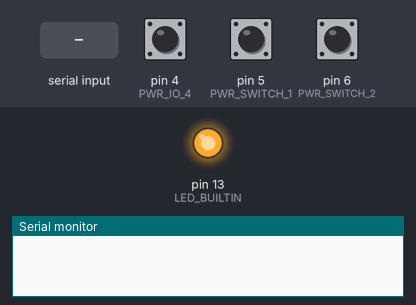
The sketch below on a simulated Arduino Uno, built with avr-gcc and run on an emulated ATmega328P. Parts: output pins drawn as LEDs (lit = HIGH), the last lines printed to the serial monitor. The test bench sets the inputs (shaded band); at power-on: pin 4 (PWR_IO_4) HIGH, pin 5 (PWR_SWITCH_1) HIGH, pin 6 (PWR_SWITCH_2) HIGH.

Above: at 0.1 s.
At 1.7 s:
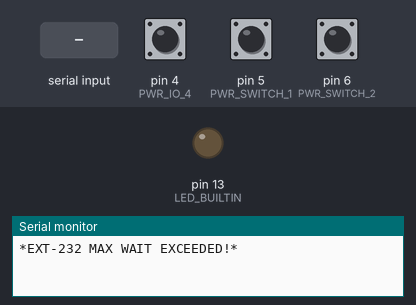
1.8 s: "<90,45,200>" received over Serial
3.3 s: "<90,45>" received over Serial
At 4.3 s:
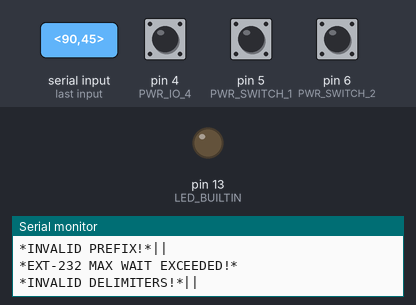
Timing chart, 0 to 6.3 s (numbered marks = the images above; inputs shaded):
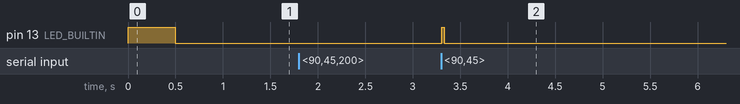

Measured:
- after the input at 3.3 s, pin 13 (LED_BUILTIN): LOW → HIGH at once, → LOW 0.02 s later

The sketch:

BedroomHub.ino
```cpp
/*
 * -----------------
 * v1 - 03/24/2026
 * v2 - 06/20/2026
 * v3 - 07/26/2026 - dual external serial ports (ExtSerial1 / ExtSerial2)
 * Bedroom Hub #1
 * -----------------
 */

// shared libraries
#include <SoftwareSerial.h>

// local libraries
#include "NeoTimer.h"
#include "DHT_NonBlocking.h"

// general constants
const uint8_t buttonDebounce = 75; // in ms
const uint32_t buttonHoldTime = 1500; // in ms
const char nullTrm = '\0';

// power control I/O
#define PWR_IO_3   7 // YELLOW TIP (RING 5v)
#define PWR_IO_4   4 // WHITE TIP (RING 5v)

// toggle switch inputs
#define PWR_SWITCH_2 6 // BLUE TIP
#define PWR_SWITCH_1 5 // BLUE RING

// analog inputs
#define ADC_IN_1  A0 // RED TIP
#define ADC_IN_2  A1 // RED RING

// DHT humidity-temperature sensor
#define DHT_SENSOR_TYPE DHT_TYPE_22
static const int PWR_IO_2 = 8; // GREEN TIP (RING 5v)
const unsigned long DHT_SAMPLE_DELAY = 30000ul; // 30-seconds
DHT_nonblocking DHT_SENSOR(PWR_IO_2, DHT_SENSOR_TYPE);

// state tracking
bool powerButton_1Last = 0;
bool powerButton_1State = 0;
uint32_t powerButton_1Millis;
bool powerButton_2Last = 0;
bool powerButton_2State = 0;
uint32_t powerButton_2Millis;
bool powerButton_3Last = 1;
bool powerButton_3State = 1;
uint32_t powerButton_3Millis;
float dhtHumidity = 0.0;
float dhtTemp = 0.0;
bool dhtDataValid = false;

// serial resources
#define serialBaudRate 9600
#define EXT1_TX_PIN 11 // 232-TX TIP  (external port #1)
#define EXT1_RX_PIN 10 // 232-RX RING (external port #1)
#define EXT2_TX_PIN 2  // 232-TX      (external port #2)
#define EXT2_RX_PIN 9  // 232-RX      (external port #2)
SoftwareSerial ExtSerial1(EXT1_RX_PIN, EXT1_TX_PIN);
SoftwareSerial ExtSerial2(EXT2_RX_PIN, EXT2_TX_PIN);
// NOTE: SoftwareSerial can only RECEIVE on one port at a time. The pointer
// below tracks which external port is currently selected; routeMessage()
// calls listen() on the target port before transmitting so the response
// is always captured on the correct port.
SoftwareSerial* activeExtSerial = &ExtSerial1;
// register ranges used to select the external serial port
const uint8_t extSerial1RegMin = 2;  // registers 2-10  -> ExtSerial1
const uint8_t extSerial1RegMax = 10;
const uint8_t extSerial2RegMin = 11; // registers 11-20 -> ExtSerial2
const uint8_t extSerial2RegMax = 20;
const uint8_t maxMessage = 32;
const uint8_t cmdRegLen = 2; // register length (99***)
const uint8_t cmdDatLen = 3; // data length (**999)
const char serialDataStart = '<';
const char serialDataEnd = '>';
const char respDelimiter = '|';
char serialMessageOut[maxMessage + 1];
char serialMessageIn[maxMessage + 1];
uint16_t serialCurPos = 0;
bool serialFwrdMode = 0;
bool serialReading = 0;
bool serialMsgEnd = 0;
const uint16_t maxFwrdWait = 500; // max wait in (ms) for external serial response
Neotimer maxFwrdRead = Neotimer();

///////////////////////////////////////

// main control functions
// Executes commands addressed to register 1 (this device):
//   1 = power on, 2 = power off, 3 = report power status,
//   4 = toggle power, 5 = report temperature & humidity.
// Status responses are placed in serialMessageOut.
void internalFunctions(uint16_t command) {
  if (command == 5) {
    // rooms temperature & humidity
    writeTempHumidity();
  }
}

// Samples a digital input pin 16 times back-to-back and returns a
// debounced consensus reading: 1 = all samples high, 0 = all samples low,
int powerSense(int powerSensePin) {
  const int inputReadings = 16;
  int total = 0;
  for (int idx = 0; idx < inputReadings; idx++) {
    // read then add the reading to the total
    total = total + digitalRead(powerSensePin);
  }
  switch (total) {
    case inputReadings:
    // high reading
      return 1;
    case 0:
    // low reading
      return 0;
    default:
    // invalid reading
      return -1;
  }
}

// Generates a 250 ms active-high pulse on the given output pin,
// used to press the power trigger of an attached device.
void powerPulse(int _powerPin) {
  digitalWrite(_powerPin, HIGH);
  delay(250);
  digitalWrite(_powerPin, LOW);
}

// Formats the most recent temperature/humidity readings as
// "TT.T~HH.H" into serialMessageOut, or "X" when no valid
// measurement has been taken yet.
void writeTempHumidity() {
  if (dhtDataValid == true) {
    char temperatureString[8];
    char humidityString[8];
    dtostrf(dhtTemp, 3, 1, temperatureString);
    dtostrf(dhtHumidity, 3, 1, humidityString);
    snprintf(serialMessageOut, sizeof(serialMessageOut), "%s~%s", temperatureString, humidityString);
  } else {
    snprintf(serialMessageOut, sizeof(serialMessageOut), "X");
  }
}

// Polls the DHT sensor (non-blocking, rate-limited) and, on a successful
// measurement, converts the temperature to Fahrenheit and stores the
// results in the dhtTemp / dhtHumidity globals.
void readTempHumidity() {
  float tempTemperature = 0.0;
  float tempHumidity = 0.0;
  bool isMeasurementSuccessful = measureDHT(&tempTemperature, &tempHumidity);
  if (isMeasurementSuccessful == true) {
    float multipliedByNine = tempTemperature * 9.0;
    float dividedByFive = multipliedByNine / 5.0;
    float fahrenheitTemperature = dividedByFive + 32.0;
    dhtTemp = fahrenheitTemperature;
    dhtHumidity = tempHumidity;
  }
}

// Attempts a DHT measurement no more often than DHT_SAMPLE_DELAY.
// Writes the raw Celsius temperature and relative humidity through the
// supplied pointers and returns true only when a new measurement
// completed; also latches dhtDataValid on the first success.
static bool measureDHT(float *temperature, float *humidity) {
  if (temperature == nullptr || humidity == nullptr) return false;
  static unsigned long lastMeasurementTimestamp = millis();
  unsigned long currentTimestamp = millis();
  unsigned long elapsedDuration = currentTimestamp - lastMeasurementTimestamp;
  bool isTimeToMeasure = (elapsedDuration > DHT_SAMPLE_DELAY);
  if (isTimeToMeasure == true) {
    bool isMeasurementComplete = DHT_SENSOR.measure(temperature, humidity);
    if (isMeasurementComplete == true) {
      lastMeasurementTimestamp = currentTimestamp;
      dhtDataValid = true;
      return true;
    }
  }
  return false;
}


/// initialization routines ///

// Arduino entry point: configures GPIO, timers and all serial ports.
void setup() {
  initGPIO();
  initTimers();
  initSerial();
}

// Configures every I/O pin (outputs low, inputs with pull-ups) and
// flashes the activity LED during the 500 ms startup delay.
void initGPIO() {
  // activity LED
  pinMode(LED_BUILTIN, OUTPUT);
  digitalWrite(LED_BUILTIN, HIGH);
  // 3.5mm digital input ports
  pinMode(PWR_IO_3, INPUT_PULLUP);
  pinMode(PWR_IO_4, INPUT_PULLUP);
  // 3.5mm analog in port
  pinMode(ADC_IN_1, INPUT_PULLUP);
  pinMode(ADC_IN_2, INPUT_PULLUP);
  // 3.5mm switch(s) in port
  pinMode(PWR_SWITCH_1, INPUT_PULLUP);
  pinMode(PWR_SWITCH_2, INPUT_PULLUP);
  // startup delay
  delay(500);
  digitalWrite(LED_BUILTIN, LOW);
}

// Places the external-serial response timeout timer in a known
// stopped state.
void initTimers() {
  maxFwrdRead.reset();
  maxFwrdRead.stop();
}

// Starts the main hardware serial port and both external software
// serial ports, selects ExtSerial1 as the default listening port,
// and clears the message buffers.
void initSerial() {
  Serial.begin(serialBaudRate);
  ExtSerial1.begin(serialBaudRate);
  ExtSerial2.begin(serialBaudRate);
  // SoftwareSerial receives on one port at a time; default to port #1
  activeExtSerial = &ExtSerial1;
  activeExtSerial->listen();
  serialMessageIn[0] = nullTrm;
  serialMessageOut[0] = nullTrm;
}

/// superloop ///

// Main loop: services the serial state machine and the local inputs.
void loop() {
  serialProcess();
  readDigitalInputs();
}

// Reads all local digital inputs (buttons/switches) and polls the
// temperature/humidity sensor.
void readDigitalInputs() {
  readPowerButton_1();
  readPowerButton_2();
  readPowerButton_3();
  readTempHumidity();
}

// Debounces toggle switch #1 and, on a press (rising edge), routes a
// local "toggle lamp" command to register 10 (external port #1).
void readPowerButton_1() {
  // read pin state
  bool reading = digitalRead(PWR_SWITCH_1);
  // switch changed
  if (reading != powerButton_1Last) {
    // reset the debouncing timer
    powerButton_1Millis = millis();
  }
  if ((millis() - powerButton_1Millis) > buttonDebounce) {
    if (reading != powerButton_1State) {
      powerButton_1State = reading;
      // input button was pressed
      if (powerButton_1State == 1) {
        routeMessage(1,10,8); // toggle lamp
      }
    }
  }
  powerButton_1Last = reading;
}

// Monitors toggle switch #2 for a long press (buttonHoldTime) and, when
// held, routes a local "toggle macs power" command to register 10;
// fires once per hold until the switch is released.
void readPowerButton_2() {
  // read pin state
  bool reading = digitalRead(PWR_SWITCH_2);
  // switch changed
  if (reading != powerButton_2Last) {
    // reset the timer
    powerButton_2Millis = millis();
    if (reading == 0) {
      powerButton_2State = 0;
    }
  }
  // check if the button is currently pressed (1) AND hasn't fired yet (state is 0)
  if (reading == 1 && powerButton_2State == 0) {
    // check if it has been held longer than the required hold time
    if ((millis() - powerButton_2Millis) >= buttonHoldTime) {
      // toggle macs power
      routeMessage(1,10,9);
      // update state to 1 so the action doesn't fire again until released
      powerButton_2State = 1;
    }
  }
  powerButton_2Last = reading;
}

// Debounces the button on PWR_IO_4 and, on a press (falling edge),
// routes a local "toggle retropi" command to register 10.
void readPowerButton_3() {
  // read pin state
  bool reading = digitalRead(PWR_IO_4);
  // switch changed
  if (reading != powerButton_3Last) {
    // reset the debouncing timer
    powerButton_3Millis = millis();
  }
  if ((millis() - powerButton_3Millis) > buttonDebounce) {
    if (reading != powerButton_3State) {
      powerButton_3State = reading;
      // input button was pressed
      if (powerButton_3State == 0) {
        routeMessage(1,10,10); // toggle retropi
      }
    }
  }
  powerButton_3Last = reading;
}

//// RS-232 logic ////

// Clears both serial message buffers and the end-of-message flag,
// preparing the state machine for the next message.
void flushSerialBuffers() {
  serialMessageOut[0] = nullTrm;
  serialMessageIn[0] = nullTrm;
  serialMsgEnd = 0;
}

// Leaves external-response forwarding mode and stops/clears the
// response timeout timer.
void disableFwrdMode() {
  serialFwrdMode = 0;
  maxFwrdRead.reset();
  maxFwrdRead.stop();
}

// Serial state machine: reads commands from the main serial port,
// decodes and routes them, and while in forwarding mode relays the
// response from the currently selected external port (activeExtSerial)
// back to the main serial port. Enforces the external response timeout.
void serialProcess() {
  // read main serial port
  if (serialFwrdMode == 0) {
    if (serialMsgEnd == 0) {
      if (Serial.available()) {
        readSerialData(Serial.read(), serialDataStart, serialDataEnd);
      }
    } else {
      // process serial data
      decodeMessage();
      // send response to main serial
      if (serialFwrdMode == 0) { writeSerialData(0); }
      flushSerialBuffers();
    }
  }
  // forwarding mode enabled
  if (serialFwrdMode == 1) {
    // listen to the selected external serial port when in forwarding mode
    if (serialMsgEnd == 0) {
      if (activeExtSerial->available()) {
        readSerialData(activeExtSerial->read(), respDelimiter, respDelimiter);
      }
    } else {
      // forward external serial reponse to main serial
      writeSerialData(1); // write serial in buffer
      disableFwrdMode();
      flushSerialBuffers();
    }
  }
  // external serial reponse timeout
  if (maxFwrdRead.done()) {
    Serial.print("*EXT-232 MAX WAIT EXCEEDED!*\n");
    Serial.flush();
    // FIX: reset the character reader state as well, otherwise a timeout
    // that hits mid-response leaves serialReading/serialCurPos dirty and
    // corrupts parsing of the next main-serial message
    serialReading = 0;
    serialCurPos = 0;
    disableFwrdMode();
    flushSerialBuffers();
  }
}

// Character-by-character framed reader: waits for startInd, buffers
// characters into serialMessageIn (overflow-safe), and sets serialMsgEnd
// when endInd is received. Used for both main-serial commands ('<'/'>')
// and external-serial responses ('|'/'|').
void readSerialData(char rc, char startInd ,char endInd) {
  if (serialReading == 1) {
    // end-of-reading
    if (rc == endInd) {
      // terminate the string
      serialMessageIn[serialCurPos] = nullTrm;
      serialReading = 0;
      serialCurPos = 0;
      serialMsgEnd = 1;
    } else {
      // store characters in buffer
      if (rc != startInd) {
        serialMessageIn[serialCurPos] = rc;
        serialCurPos++;
        // prevent overflow
        if (serialCurPos >= maxMessage) {
          serialCurPos = maxMessage - 1;
        }
      }
    }
  } else {
    // start reading
    if (rc == startInd) {
      serialReading = 1;
      serialCurPos = 0;
      serialMsgEnd = 0;
    }
  }
}

// Writes a delimiter-framed ("|...|\n") response to the main serial
// port while blinking the activity LED. InOut selects the source:
// 1 = relay serialMessageIn (external response), 0 = serialMessageOut
// (local response).
void writeSerialData(bool InOut) {
  digitalWrite(LED_BUILTIN, HIGH);
  Serial.print(respDelimiter);
  for(uint8_t _idx = 0; _idx < maxMessage; _idx++) {
    char _fwrdChr;
    if (InOut == 1){
      _fwrdChr = serialMessageIn[_idx];
    } else {
      _fwrdChr = serialMessageOut[_idx];
    }
    if (_fwrdChr != nullTrm) {
      Serial.print(_fwrdChr);
    } else {
      break;
    }
  }
  Serial.print(respDelimiter);
  Serial.print('\n');
  Serial.flush();
  digitalWrite(LED_BUILTIN, LOW);
}

// Validates and decodes a received main-serial message of the form
// "9,9,RRDDD": verifies the delimiter count and the leading "9" prefix,
// then hands the position of the command payload to processCmdData().
void decodeMessage() {
  // count delimiters
  uint8_t _delims = 0;
  uint8_t _maxchars = 10;
  char _delimiter = ',';
  for(uint8_t _idx = 0; _idx < maxMessage; _idx++) {
    char _vchr = serialMessageIn[_idx];
    if (_vchr == nullTrm) {
      break;
    }
    if (_vchr == _delimiter) {
      _delims++;
    }
  }
  // exit when delimiters incorrect
  if (_delims < 2){
    Serial.print("*INVALID DELIMITERS!*");
    return;
  }
  // find first delimiter position
  uint8_t _linepos = 0;
  for(uint8_t _idx = 0; _idx < maxMessage; _idx++) {
    char _vchr = serialMessageIn[_idx];
    if (_vchr == nullTrm) {
      break;
    }
    if (_vchr == _delimiter) {
      // store index position
      _linepos = _idx;
      break;
    }
  }
  // loop through line characters
  char _linebuffer[_maxchars + 1];
  uint8_t _linecount = 0;
  for(uint8_t _idx = 0; _idx < _linepos; _idx++) {
    if (_linecount >= _maxchars) {
      break;
    }
    // store in new array
    _linebuffer[_linecount] = serialMessageIn[_idx];
    _linecount++;
  } // terminate string
  _linebuffer[_linecount] = nullTrm;
  // convert to integer, store line value
  uint8_t controlData = atoi(_linebuffer);
  // find second delimiter position
  uint8_t _count = 0;
  uint8_t _cmd2pos = 0;
  for(uint8_t _idx = 0; _idx < maxMessage; _idx++) {
    char _vchr = serialMessageIn[_idx];
    if (_vchr == nullTrm) {
      break;
    }
    if (_vchr == _delimiter) {
      if (_count == 1) {
        // store pointer position
        _cmd2pos = _idx;
        break;
      }
      _count++;
    }
  }
  // process command data
  if (controlData == 9){
    processCmdData(_cmd2pos + 1);
  } else {
    Serial.print("*INVALID PREFIX!*");
    Serial.flush();
  }
}

// Extracts the fixed-length numeric control code from the message
// starting at messageStart, splits it into the 2-digit register select
// and 3-digit command data, then routes the command via routeMessage().
void processCmdData(uint8_t messageStart) {
  uint8_t _numcnt = 0;
  uint8_t _cmdlen = cmdRegLen + cmdDatLen;
  char _cmdarr[_cmdlen + 1];
  // extract control code from message
  for(uint8_t _idx = messageStart; _idx < maxMessage; _idx++) {
    char _curchar = serialMessageIn[_idx];
    if (_curchar == nullTrm) {
      break;
    }
    if (isDigit(_curchar) && _numcnt < _cmdlen) {
      _cmdarr[_numcnt] = _curchar;
      _numcnt++;
    }
  }
  _cmdarr[_numcnt] = nullTrm;
  // validate control code length
  if (_numcnt != _cmdlen) {
    Serial.print("*INVALID LENGTH!*");
    Serial.flush();
    return;
  }
  // extract register select
  char _regarr[cmdRegLen + 1];
  uint8_t _regidx = 0;
  for(uint8_t _idx = 0; _idx < cmdRegLen; _idx++) {
    _regarr[_regidx] = _cmdarr[_idx];
    _regidx++;
  }
  _regarr[_regidx] = nullTrm;
  uint8_t _register = atoi(_regarr);
  // extract control data
  // FIX: start at cmdRegLen (the character AFTER the register field).
  // The old start index (cmdDatLen - 1) only worked because both
  // constants happen to equal 2; changing either would have broken it.
  char _datarr[cmdDatLen + 1];
  uint8_t _dataidx = 0;
  for(uint8_t _idx = cmdRegLen; _idx < _cmdlen; _idx++) {
    _datarr[_dataidx] = _cmdarr[_idx];
    _dataidx++;
  }
  _datarr[_dataidx] = nullTrm;
  uint16_t _ctldata = atoi(_datarr);
  // route message (from main serial)
  routeMessage(0,_register,_ctldata);
}

// Routes a decoded command by its register select value:
//   register 1     -> internalFunctions() on this device
//   registers 2-10 -> forwarded to ExtSerial1
//   registers 11-20-> forwarded to ExtSerial2
//   anything else  -> rejected with *INVALID REGISTER!* (main-serial origin)
// origin: 0 = message from main serial (forward serialMessageIn verbatim),
//         1 = message from a local device (build "RRDDD" payload with the
//             "9,9," prefix first). Local-origin messages are blocked while
//             a serial message is being received/processed/forwarded.
// Selects and listens on the target external port before transmitting so
// its response is captured (SoftwareSerial receives on one port at a time),
// then arms the response timeout and enters forwarding mode.
void routeMessage(bool origin, uint8_t reg, uint16_t ctldata) {
  // 0 = message from main serial
  // 1 = message from local device
  if (origin == 1) {
    // block routing if processing serial message
    if (serialMsgEnd == 1) {
      return;
    }
    if (serialReading == 1) {
      return;
    }
    if (serialFwrdMode == 1) {
      return;
    }
  }
  /// route data by register ///
  if (reg == 1) {
    internalFunctions(ctldata);
  } else if ((reg >= extSerial1RegMin && reg <= extSerial1RegMax) ||
             (reg >= extSerial2RegMin && reg <= extSerial2RegMax)) {
    // select the target external serial port by register range
    if (reg <= extSerial1RegMax) {
      activeExtSerial = &ExtSerial1;
    } else {
      activeExtSerial = &ExtSerial2;
    }
    // receive on the selected port (SoftwareSerial listens to one port at a time)
    activeExtSerial->listen();
    if (origin == 1) {
      // combine fixed-length register and command data
      serialMessageIn[0] = nullTrm;
      uint8_t totalMsgLength = cmdRegLen + cmdDatLen + 1;
      snprintf(serialMessageIn, totalMsgLength, "%02d%03d", reg, ctldata);
    }
    /// send message to the selected external serial port ///
    activeExtSerial->print(serialDataStart);
    if (origin == 1) {
      activeExtSerial->print("9,9,"); // static characters
    }
    for(uint8_t _idx = 0; _idx < maxMessage; _idx++) {
      char _vchr;
      _vchr = serialMessageIn[_idx];
      if (_vchr == nullTrm) {
        break;
      }
      activeExtSerial->print(_vchr);
    }
    activeExtSerial->print(serialDataEnd);
    activeExtSerial->print('\n');
    Serial.flush();
    // listen for external serial reponse
    serialFwrdMode = 1;
    maxFwrdRead.set(maxFwrdWait);
    maxFwrdRead.start();
  } else {
    // register outside all defined ranges (0 or 21+)
    if (origin == 0) {
      Serial.print("*INVALID REGISTER!*");
      Serial.flush();
    }
  }
}
```
